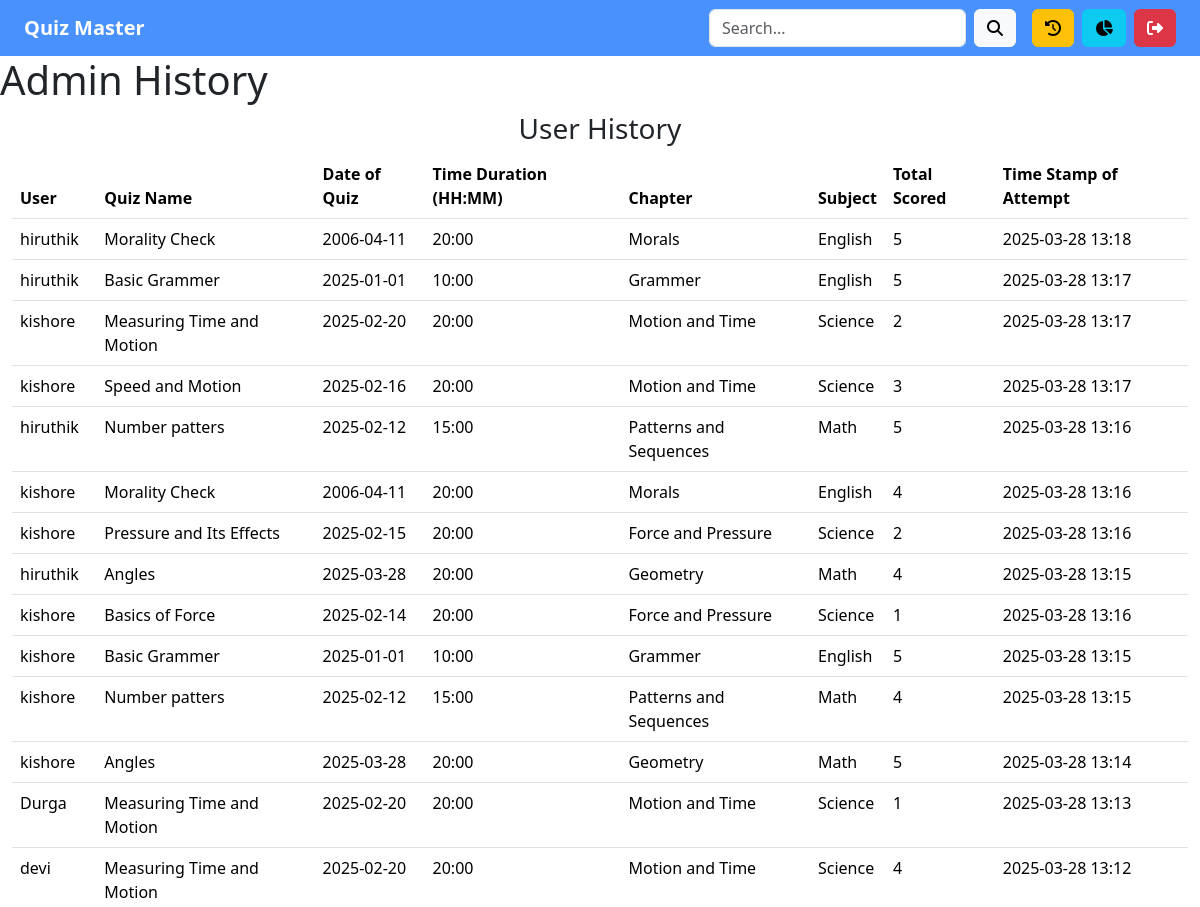
The page /admin_history (signed in, upper part) on the database as committed earlier.
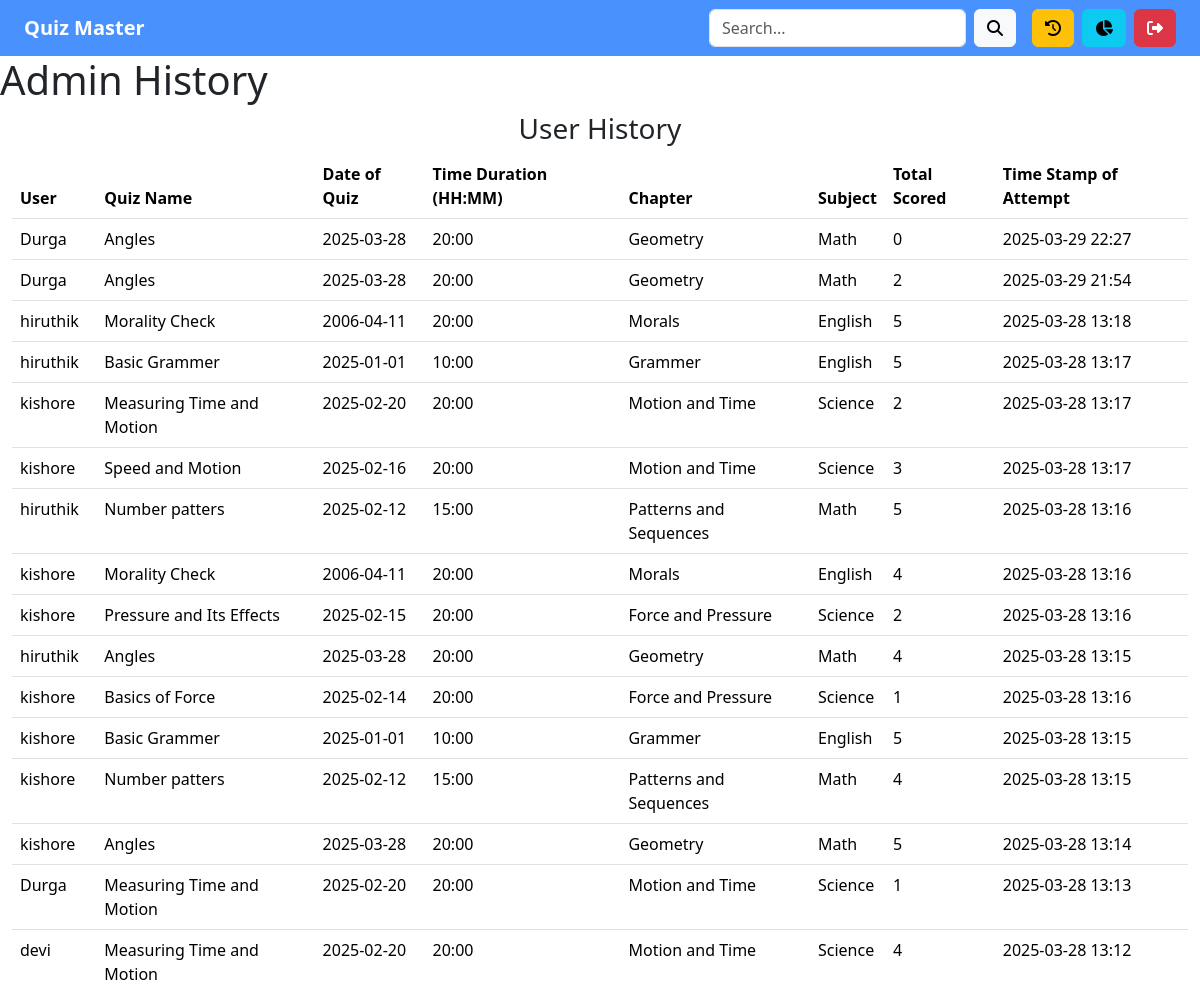
The same page on the database as committed later.
### models.py (models this page shows)
class Scores(db.Model):
    __tablename__ ='scores'
    id = db.Column(db.Integer, primary_key=True)
    total_scored = db.Column(db.Integer, nullable=False)
    time_stamp_of_attempt = db.Column(db.String(80), nullable=False)
    user_id = db.Column(db.Integer, db.ForeignKey('users.id'), nullable=False)
    quiz_id = db.Column(db.Integer, db.ForeignKey('quizzes.id'), nullable=False)
    user_name = db.relationship('Users', back_populates = 'user_score_list')
    quiz_name = db.relationship('Quizzes', back_populates = 'quiz_score_list')

class Users(db.Model):
    __tablename__ = 'users'
    id = db.Column(db.Integer, primary_key=True)
    username = db.Column(db.String(80), unique=True, nullable=False)
    email = db.Column(db.String(80), nullable=False)
    password = db.Column(db.String(100), nullable=False)
    fullname = db.Column(db.String(100), nullable=False)
    qualification = db.Column(db.String(100), nullable=False)
    dob = db.Column(db.String(100), nullable=False)
    is_admin = db.Column(db.Boolean, nullable=False)
    user_score_list = db.relationship('Scores', back_populates = 'user_name', cascade = 'all, delete-orphan')

class Quizzes(db.Model):
    __tablename__ = 'quizzes'
    id = db.Column(db.Integer, primary_key=True)
    name = db.Column(db.String(80), nullable=False)
    date_of_quiz = db.Column(db.String(80), nullable=False)
    time_duration = db.Column(db.String(5), nullable=False)
    remarks = db.Column(db.String(80), nullable=False)
    chapter_id = db.Column(db.Integer, db.ForeignKey('chapters.id'), nullable=False)
    chapter_name = db.relationship('Chapters', back_populates = 'quiz_list')
    question_list = db.relationship('Questions', back_populates = 'quiz_name', cascade = 'all, delete-orphan')
    quiz_score_list = db.relationship('Scores', back_populates = 'quiz_name', cascade = 'all, delete-orphan')

class Chapters(db.Model):
    __tablename__ = 'chapters'
    id = db.Column(db.Integer, primary_key=True)
    name = db.Column(db.String(80), nullable=False)
    description = db.Column(db.String(80), nullable=False)
    subject_id = db.Column(db.Integer, db.ForeignKey('subjects.id'), nullable=False)
    subject_name = db.relationship('Subjects', back_populates = 'chapter_list')
    quiz_list = db.relationship('Quizzes', back_populates = 'chapter_name', cascade = 'all, delete-orphan')

class Subjects(db.Model):
    __tablename__ ='subjects'
    id = db.Column(db.Integer, primary_key=True)
    name = db.Column(db.String(80), nullable=False)
    description = db.Column(db.String(80), nullable=False)
    chapter_list = db.relationship('Chapters', back_populates = 'subject_name', cascade = 'all, delete-orphan')

### controllers.py (the view)
@app.route('/admin_history')
def admin_history():
    if 'admin_id' not in session:
        return redirect('/login')
    scores = Scores.query.all()[::-1]
    return render_template('admin_history.html', scores=scores)

### templates/admin_history.html
{% extends "index.html" %}
{% block content %}
{% include "admin_navbar.html" %}
<h1>
    Admin History
</h1>
<div class = 'container-fluid'>
    <div class = 'row'>
        <div class = 'col'>
            <h3 class="text-center"> User History</h3>
            <table class="table">
                <thead>
                    <tr>
                        <th>User</th>
                        <th>Quiz Name</th>
                        <th>Date of Quiz</th>
                        <th>Time Duration (HH:MM)</th>
                        <th>Chapter</th>
                        <th>Subject</th>
                        <th>Total Scored</th>
                        <th>Time Stamp of Attempt</th>
                    </tr>
                </thead>
                <tbody>
                {% for score in scores %}
                    <tr>
                        <td>{{ score.user_name.username }}</td>
                        <td>{{ score.quiz_name.name }}</td>
                        <td>{{ score.quiz_name.date_of_quiz }}</td>
                        <td>{{ score.quiz_name.time_duration }}</td>
                        <td>{{ score.quiz_name.chapter_name.name }}</td>
                        <td>{{ score.quiz_name.chapter_name.subject_name.name }}</td>
                        <td>{{ score.total_scored }}</td>
                        <td>{{ score.time_stamp_of_attempt }}</td>
                    </tr>
                {% endfor %}
                </tbody>
            </table>
        </div>
    </div>
</div>
{% endblock %}

Rows that differ between the two databases and show on the page:
added Scores: user_name.username "Durga", quiz_name.name "Angles", quiz_name.date_of_quiz "2025-03-28", quiz_name.time_duration "20:00", quiz_name.chapter_name.name "Geometry", quiz_name.chapter_name.subject_name.name "Math", total_scored "0", time_stamp_of_attempt "2025-03-29 22:27"
added Scores: user_name.username "Durga", quiz_name.name "Angles", quiz_name.date_of_quiz "2025-03-28", quiz_name.time_duration "20:00", quiz_name.chapter_name.name "Geometry", quiz_name.chapter_name.subject_name.name "Math", total_scored "2", time_stamp_of_attempt "2025-03-29 21:54"
